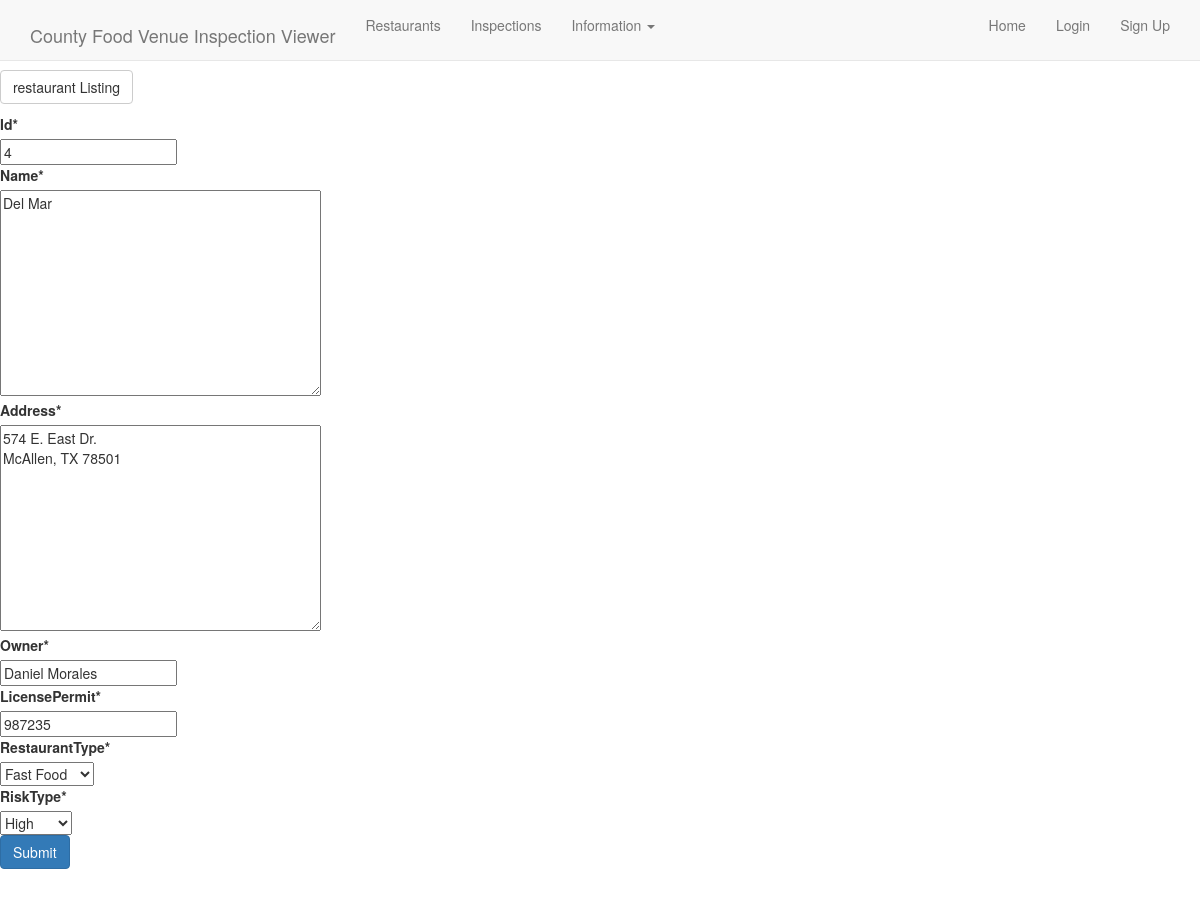
/fvi/fvi/restaurant/update/4/, run on the app's committed database.
### fvi/models.py (models this page shows, shortened)
class restaurant(models.Model):
    RISK_TYPES = (
        ('L', 'Low'),
        ('M', 'Medium'),
        ('H', 'High'),
    )
    RESTAURANT_TYPES = (
        ('B', 'Buffet'),
        ('F', 'Fast Food'),
        ('S', 'Small Shop'),
    )
    id = models.IntegerField(primary_key=True)
    name = models.TextField(max_length=100)
    address = models.TextField(max_length=100)
    owner = models.CharField(max_length=30)
    licensePermit = models.IntegerField()
    restaurantType = models.CharField(max_length=1, choices=RESTAURANT_TYPES)
    riskType = models.CharField(max_length=1, choices=RISK_TYPES)
    class Meta:
        ordering = ('-pk',)

### fvi/views.py (the view)
# urls.py: url(r'^fvi/restaurant/update/(?P<pk>\S+)/$', views.restaurantUpdateView.as_view(), name='fvi_restaurant_update'),
class restaurantUpdateView(UpdateView):
    permission_required = 'user.is_staff'
    model = restaurant
    form_class = restaurantForm

### fvi/forms.py
class restaurantForm(forms.ModelForm):
    class Meta:
        model = restaurant
        fields = ['id', 'name', 'address', 'owner', 'licensePermit', 'restaurantType', 'riskType']

### fvi/templates/fvi/restaurant_form.html (shortened to what this page needs)
{% extends "base.html" %}
{% load static %}
{% load crispy_forms_tags %}
{% block content %}
<p><a class="btn btn-default" href="{% url 'fvi_restaurant_list' %}">restaurant Listing</a></p>
<form method="post">
{{form|crispy}}
<button class="btn btn-primary" type="submit">Submit</button>
</form>
{% endblock %}

### data on the page
restaurant: id "4", name "Del Mar", address "574 E. East Dr. McAllen, TX 78501", owner "Daniel Morales", licensePermit "987235", restaurantType "Fast Food", riskType "High"
